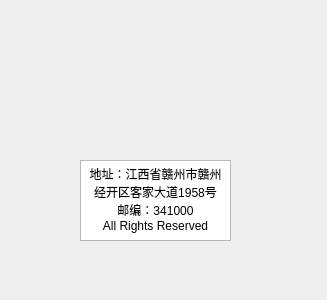
<?xml version="1.0" encoding="UTF-8"?>
<ui version="4.0">
 <class>aboutus</class>
 <widget class="QWidget" name="aboutus">
  <property name="geometry">
   <rect>
    <x>0</x>
    <y>0</y>
    <width>327</width>
    <height>300</height>
   </rect>
  </property>
  <property name="windowTitle">
   <string>Form</string>
  </property>
  <widget class="QLabel" name="label">
   <property name="geometry">
    <rect>
     <x>123</x>
     <y>60</y>
     <width>74</width>
     <height>74</height>
    </rect>
   </property>
   <property name="minimumSize">
    <size>
     <width>74</width>
     <height>74</height>
    </size>
   </property>
   <property name="maximumSize">
    <size>
     <width>74</width>
     <height>74</height>
    </size>
   </property>
   <property name="text">
    <string/>
   </property>
  </widget>
  <widget class="QTextEdit" name="textEdit">
   <property name="geometry">
    <rect>
     <x>80</x>
     <y>160</y>
     <width>151</width>
     <height>81</height>
    </rect>
   </property>
   <property name="html">
    <string>&lt;!DOCTYPE HTML PUBLIC &quot;-//W3C//DTD HTML 4.0//EN&quot; &quot;http://www.w3.org/TR/REC-html40/strict.dtd&quot;&gt;
&lt;html&gt;&lt;head&gt;&lt;meta name=&quot;qrichtext&quot; content=&quot;1&quot; /&gt;&lt;meta charset=&quot;utf-8&quot; /&gt;&lt;style type=&quot;text/css&quot;&gt;
p, li { white-space: pre-wrap; }
hr { height: 1px; border-width: 0; }
li.unchecked::marker { content: &quot;\2610&quot;; }
li.checked::marker { content: &quot;\2612&quot;; }
&lt;/style&gt;&lt;/head&gt;&lt;body style=&quot; font-family:'Microsoft YaHei UI'; font-size:9pt; font-weight:400; font-style:normal;&quot;&gt;
&lt;p align=&quot;center&quot; style=&quot; margin-top:0px; margin-bottom:0px; margin-left:0px; margin-right:0px; -qt-block-indent:0; text-indent:0px;&quot;&gt;地址：江西省赣州市赣州经开区客家大道1958号&lt;/p&gt;
&lt;p align=&quot;center&quot; style=&quot; margin-top:0px; margin-bottom:0px; margin-left:0px; margin-right:0px; -qt-block-indent:0; text-indent:0px;&quot;&gt;邮编：341000&lt;/p&gt;
&lt;p align=&quot;center&quot; style=&quot; margin-top:0px; margin-bottom:0px; margin-left:0px; margin-right:0px; -qt-block-indent:0; text-indent:0px;&quot;&gt;All Rights Reserved&lt;/p&gt;&lt;/body&gt;&lt;/html&gt;</string>
   </property>
  </widget>
 </widget>
 <resources/>
 <connections/>
</ui>
